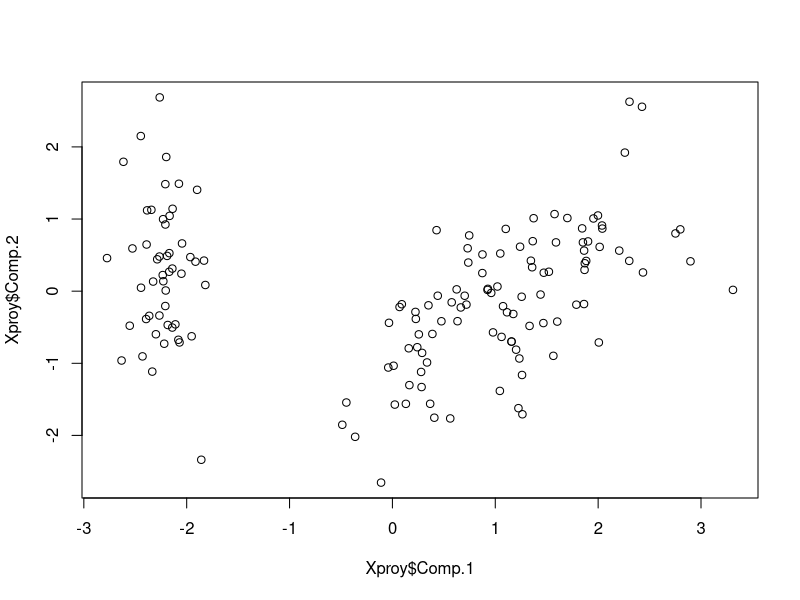

R code for this plot:
#Loading IRIS dataset
library(datasets)
data(iris)

#Number of components
NCOMP <- 2

#Separate variables and class
X <- iris[,1:4]
Species <- iris[,5]

#Principal component analysis
ir.pca <- princomp(X,cor=TRUE,scores=TRUE)

#Get only first NCOMP components
Xproy <- data.frame(ir.pca$scores[,1:NCOMP],Species)
colnames(Xproy) <- c(paste0("Comp.",1:NCOMP),"Species")

#Imprimir resultado
cat("Reducción de dimensiones")
head(Xproy)

#Graficacion
plot(Xproy$Comp.1,Xproy$Comp.2)
